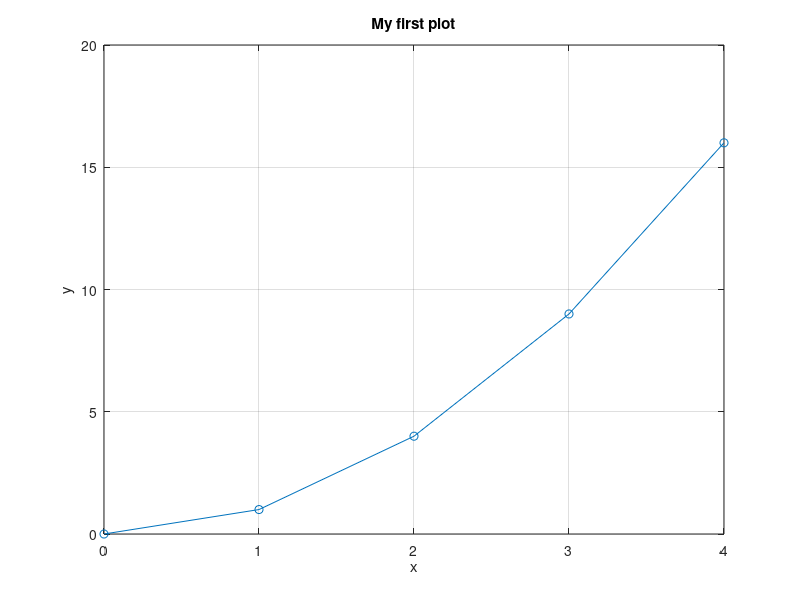
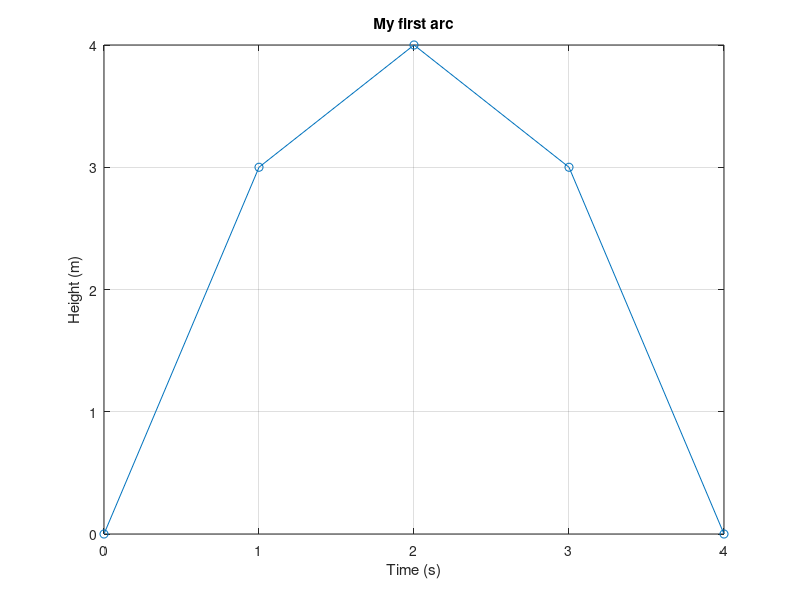

Source code (MATLAB) for these figures, in order:
% MATLAB Lab — Project 0 reference / 项目 0 参考代码
% Review after completing the missions. Run one section at a time.
% 完成任务后用于复习。请逐节运行。

%% 1. First commands / 第一条命令
2 + 2
8 / 2 + 3

%% 2. Variables / 变量
speed = 20;
angle = 45;
speed
speed = speed + 5;
speed

%% 3. Vectors / 向量
scores = [6 8 5 9];
scores

%% 4. Evenly spaced values / 等间距数值
t = 0:1:4;
t
t = 0:2:8;
t

%% 5. Indexing / 索引
values = [10 20 30 40];
values(3)
values(2)

%% 6. Vector operations / 向量运算
x = [1 2 3 4];
y = x.^2;
y
x + 2

%% 7. Plotting / 绘图
x = 0:1:4;
y = x.^2;
figure;
plot(x, y, '-o');
xlabel('x');
ylabel('y');
title('My first plot');
grid on;

%% 8. Mini challenge / 小挑战
t = 0:1:4;
h = 4*t - t.^2;
figure;
plot(t, h, '-o');
xlabel('Time (s)');
ylabel('Height (m)');
title('My first arc');
grid on;
h
% Expected h: 0 3 4 3 0. Highest point: t = 2, h = 4.
% h 的预期结果：0 3 4 3 0。最高点：t = 2，h = 4。
